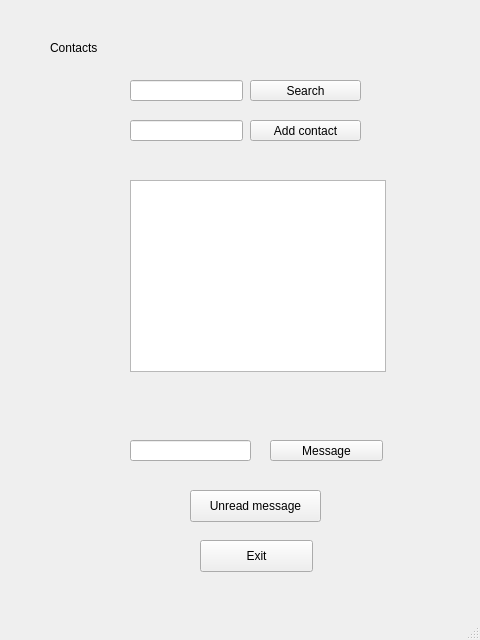
<?xml version="1.0" encoding="UTF-8"?>
<ui version="4.0">
 <class>messageWindow</class>
 <widget class="QMainWindow" name="messageWindow">
  <property name="geometry">
   <rect>
    <x>0</x>
    <y>0</y>
    <width>480</width>
    <height>640</height>
   </rect>
  </property>
  <property name="windowTitle">
   <string>MainWindow</string>
  </property>
  <widget class="QWidget" name="centralwidget">
   <widget class="QLabel" name="label">
    <property name="geometry">
     <rect>
      <x>50</x>
      <y>40</y>
      <width>60</width>
      <height>16</height>
     </rect>
    </property>
    <property name="text">
     <string>Contacts</string>
    </property>
   </widget>
   <widget class="QLineEdit" name="searchEdit">
    <property name="geometry">
     <rect>
      <x>130</x>
      <y>80</y>
      <width>113</width>
      <height>21</height>
     </rect>
    </property>
   </widget>
   <widget class="QTextBrowser" name="contactList">
    <property name="geometry">
     <rect>
      <x>130</x>
      <y>180</y>
      <width>256</width>
      <height>192</height>
     </rect>
    </property>
   </widget>
   <widget class="QPushButton" name="searchBtn">
    <property name="geometry">
     <rect>
      <x>250</x>
      <y>80</y>
      <width>111</width>
      <height>21</height>
     </rect>
    </property>
    <property name="text">
     <string>Search</string>
    </property>
   </widget>
   <widget class="QPushButton" name="addCBtn">
    <property name="geometry">
     <rect>
      <x>250</x>
      <y>120</y>
      <width>111</width>
      <height>21</height>
     </rect>
    </property>
    <property name="text">
     <string>Add contact</string>
    </property>
   </widget>
   <widget class="QLineEdit" name="addEdit">
    <property name="geometry">
     <rect>
      <x>130</x>
      <y>120</y>
      <width>113</width>
      <height>21</height>
     </rect>
    </property>
   </widget>
   <widget class="QPushButton" name="msgBtn">
    <property name="geometry">
     <rect>
      <x>270</x>
      <y>440</y>
      <width>113</width>
      <height>21</height>
     </rect>
    </property>
    <property name="text">
     <string>Message</string>
    </property>
   </widget>
   <widget class="QLineEdit" name="contactMsgEdit">
    <property name="geometry">
     <rect>
      <x>130</x>
      <y>440</y>
      <width>121</width>
      <height>21</height>
     </rect>
    </property>
   </widget>
   <widget class="QPushButton" name="exitBtn">
    <property name="geometry">
     <rect>
      <x>200</x>
      <y>540</y>
      <width>113</width>
      <height>32</height>
     </rect>
    </property>
    <property name="text">
     <string>Exit</string>
    </property>
   </widget>
   <widget class="QPushButton" name="unreadBtn">
    <property name="geometry">
     <rect>
      <x>190</x>
      <y>490</y>
      <width>131</width>
      <height>32</height>
     </rect>
    </property>
    <property name="text">
     <string>Unread message</string>
    </property>
   </widget>
  </widget>
  <widget class="QStatusBar" name="statusbar"/>
 </widget>
 <resources/>
 <connections>
  <connection>
   <sender>exitBtn</sender>
   <signal>clicked()</signal>
   <receiver>messageWindow</receiver>
   <slot>close()</slot>
   <hints>
    <hint type="sourcelabel">
     <x>256</x>
     <y>515</y>
    </hint>
    <hint type="destinationlabel">
     <x>239</x>
     <y>319</y>
    </hint>
   </hints>
  </connection>
 </connections>
</ui>
